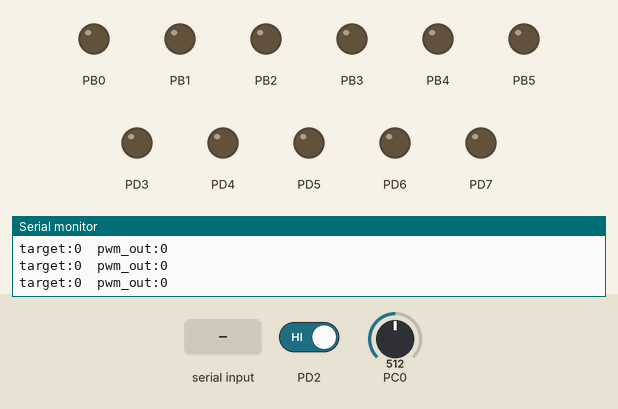
Simulated run of this program. Board: ATmega328P, built with avr-gcc and emulated at 8 MHz. On the bench: output pins drawn as LEDs (lit = HIGH), the last lines printed to the serial monitor. Dashed ring = blinking. Inputs (shaded band) come from the test bench; at power-on: PD2 HIGH, PC0 = 512.

Above: at 1.2 s.
1.3 s: "30,150\n" received over Serial
At 1.52 s:
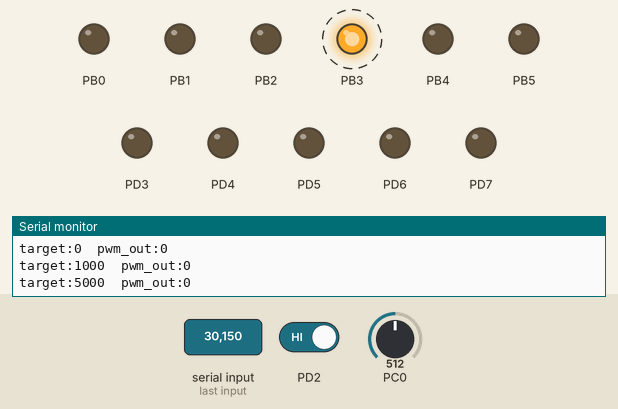
3.0 s: PD2 driven LOW
At 4.3 s:
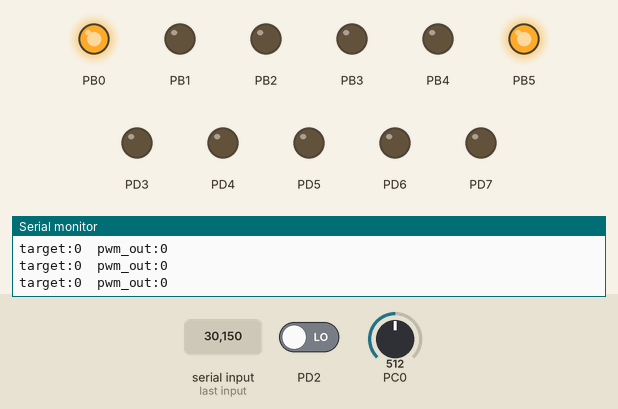
Timing chart, 0 to 6.0 s (numbered marks = the images above; inputs shaded):
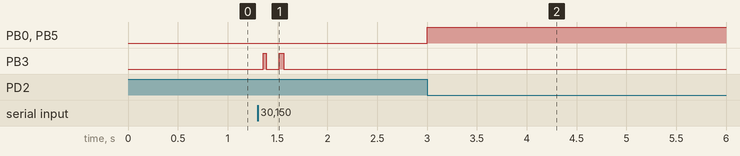

Measured:
- after the input at 1.3 s, PB3: alternates HIGH for 0.04 s and LOW for 0.13 s, 4 changes in all, then stays LOW, starting after 0.06 s
- after the input at 3.0 s, PB0, PB5: LOW → HIGH at once

The program:

main.c
```c
/*
 * main.c
 *
 *  Created on: 26.4.2014
 *      Author: Ville
 */

#include <stdlib.h>
#include <stdio.h>
#include <stdint.h>
#include <string.h>
#include <avr/io.h>
#include <avr/interrupt.h>
#include "globaldef.h"
#include "serial.h"
#include "pid.h"

/* Pause feature */
static volatile bool        m_paused = false;
#define pause_led_on()      do{PORTB |= (1 << 5);}while(0)
#define pause_led_off()     do{PORTB &= ~(1 << 5);}while(0)

/* Clear pin on compare match */
#define output_disable()    do{TCCR2A &= ~(1 << COM2A1);}while(0)
#define output_enable()     do{TCCR2A |= (1 << COM2A1);}while(0)

/* PWM/PID values */
#define max(a, b)           ((a) > (b) ? (a) : (b))
#define min(a, b)           ((a) < (b) ? (a) : (b))
#define adc_ref_mv          5000u
#define adc_max             1024u
#define adc_to_mv(adc)      adc == 0 ? 0 : \
                            ((uint32_t)((uint32_t)(adc) * adc_ref_mv) / adc_max)
#define pwm_max_volt        5000u
#define pwm_max_value       255u
#define mv_to_pwm(mv)       mv == 0 ? 0 : \
                            ((uint32_t)((uint32_t)(mv) * pwm_max_value) / pwm_max_volt)
#define pwm_fb_enable()     do{ADCSRA |= (1 << ADIE); ADCSRA |= (1 << ADSC);}while(0)
#define pwm_fb_disable()    do{ADCSRA &= ~(1 << ADIE);}while(0)

/* Target voltage in millivolts */
static volatile int16_t     m_pwm_target_value = 0;
static volatile uint8_t     m_pwm_set_value = 0;
static volatile uint8_t     m_print_buf[256];
static pidData_t            m_pid;

void serve_serial(void)
{
    uint8_t pwm_set_latch = 0, len = 0;
    int16_t ch = serial_read();
    if(ch >= '0' && ch <= '5')
    {
        int16_t new_target = ch - '0';
        if(new_target != m_pwm_target_value)
        {
            __disable_irq();
            pid_Reset_Integrator(&m_pid);
            m_pwm_target_value = new_target * 1000u;
            __enable_irq();
        }
    }
    /* For some mysterious reason INT0 starts oscillating on
     * rising edge, when PORTD 2 is driven (serial TX) */
    __disable_irq();
    pwm_set_latch = m_pwm_set_value;
    __enable_irq();
    len = snprintf((char*)m_print_buf,
                   sizeof(m_print_buf),
                   "target:%u\t"
                   "pwm_out:%u\n",
                   m_pwm_target_value,
                   pwm_set_latch);
    serial_write((void*)m_print_buf, len);
}

void init(void)
{
    /* GPIO
     * PORTD :
     * 7: OUT (GPI0)
     * 6: OUT (GPIO)
     * 5: OUT (GPIO)
     * 4: OUT (GPIO)
     * 3: OUT (GPIO)
     * 2: IN  (INT0)
     * 1: OUT (UART TXD)
     * 0: IN  (UART RXD) */
    PORTD = 0;
    DDRD = 0b11111010;

    /* PORTB :
     * 7: IN  (XTAL)
     * 6: IN  (XTAL)
     * 5: OUT (LED0)
     * 4: OUT (GPIO)
     * 3: OUT (PWM)
     * 2: OUT (GPIO)
     * 1: OUT (GPIO)
     * 0: OUT (GPIO)
     */
    PORTB = 0;
    DDRB = 0b00111111;

    /* PORTC :
     * 7: NC
     * 6: IN (RST)
     * 5: IN (ADC5)
     * 4: IN (ADC4)
     * 3: IN (ADC3)
     * 2: IN (ADC2)
     * 1: IN (ADC1)
     * 0: IN (ADC0)
     */
    PORTC = 0;
    DDRC = 0b00000000;

    /* INT0 Pin:
     * Falling edge triggers interrupt */
    EIFR |= 0x01;
    EICRA = (1 << ISC01);
    EIMSK = 0x01;
    pause_led_off();

    /* TIMER2 (Fast PWM)
     * Reset timer count
     * Set PWM to 0
     * Enable COMPA interrupt
     * Start timer: No prescaler */
    output_disable();
    TCNT2 = 0;
    OCR2A = 0;
    TIFR2 |= (1 << OCF2A);
    TIMSK2 |= ((1 << OCIE2A) | (1 << TOIE2));
    TCCR2A = ((1 << WGM21) | (1 << WGM20));
    TCCR2B = ((1 << CS20));

    /* ADC
     * Set AD prescaler to 128
     * PWM LPF feedback is connected to ADC channel 0
     * ADC free running mode (triggered by TIM2 ofv)
     * Measures the output voltage of PWM LPF
     * Interrupt for conversion ready
     * ISR runs PID, which sets value for CC2A */
    pwm_fb_disable();
    ADMUX = (1 << REFS0);
    ADCSRA = ((1 << ADEN) |
              (1 << ADPS2) |
              (1 << ADPS1) |
              (1 << ADPS0));
    ADCSRB = 0;
    DIDR0 = (1 << ADC0D);
    ADCSRA |= (1 << ADSC);
    ADCSRA |= (1 << ADSC);
}

#define K_P 1.0
#define K_I 0.3
#define K_D 1.0

int main(void)
{
    /* Initialize everything before enabling output */
    init();
    serial_init();
    pid_Init(K_P * SCALING_FACTOR,
             K_I * SCALING_FACTOR,
             K_D * SCALING_FACTOR,
             &m_pid);
    /* Finally enable output */
    pwm_fb_enable();
    output_enable();
    __enable_irq();
    while(1)
    {
        serve_serial();
    }
    return 0;
}

ISR(ADC_vect)
{
    uint8_t pwm = 0;
    uint16_t ad_mv;
    int16_t pid_out;
    /* Value is right adjusted */
    ad_mv = ADC;
    ad_mv = adc_to_mv(ad_mv);
    pid_out = pid_Controller(m_pwm_target_value,
                             ad_mv,
                             &m_pid);
    if(pid_out < 0)
    {
        /* Can't drive negative values */
        pid_out = 0;
    }
    /* No reason to set over maximum voltage */
    pid_out = min(pid_out, pwm_max_volt);
    pwm = mv_to_pwm(pid_out);
    m_pwm_set_value = pwm;
    /* Start new conversion */
    ADCSRA |= (1 << ADSC);
}

ISR(INT0_vect)
{
    PORTB ^= 0x01;
    if(m_paused)
    {
        /* Resume */
        pause_led_off();
        output_enable();
        pwm_fb_enable();
    }
    else
    {
        /* Pause */
        pause_led_on();
        pwm_fb_disable();
        output_disable();
    }
    m_paused = !m_paused;
}

EMPTY_INTERRUPT(TIMER2_COMPA_vect);
ISR(TIMER2_OVF_vect)
{
    /* Set new PWM period when timer count resets */
    OCR2A = m_pwm_set_value;
}
```

globaldef.h
```c
/*
 * globaldef.h
 *
 *  Created on: 27.4.2014
 *      Author: Ville
 */

#ifndef GLOBALDEF_H_
#define GLOBALDEF_H_

#ifndef __cplusplus
#undef false
#undef true
#undef bool
typedef enum {false, true} bool;
#endif

#define __enable_irq()          sei()
#define __disable_irq()         cli()

#endif /* GLOBALDEF_H_ */
```

pid.c
```c
/*This file has been prepared for Doxygen automatic documentation generation.*/
/*! \file *********************************************************************
 *
 * \brief General PID implementation for AVR.
 *
 * Discrete PID controller implementation. Set up by giving P/I/D terms
 * to Init_PID(), and uses a struct PID_DATA to store internal values.
 *
 * - File:               pid.c
 * - Compiler:           IAR EWAAVR 4.11A
 * - Supported devices:  All AVR devices can be used.
 * - AppNote:            AVR221 - Discrete PID controller
 *
 * \author               Atmel Corporation: http://www.atmel.com \n
 *                       Support email: avr@atmel.com
 *
 * $Name$
 * $Revision: 456 $
 * $RCSfile$
 * $Date: 2006-02-16 12:46:13 +0100 (to, 16 feb 2006) $
 *****************************************************************************/

#include "pid.h"
#include "stdint.h"

/*! \brief Initialisation of PID controller parameters.
 *
 *  Initialise the variables used by the PID algorithm.
 *
 *  \param p_factor  Proportional term.
 *  \param i_factor  Integral term.
 *  \param d_factor  Derivate term.
 *  \param pid  Struct with PID status.
 */
void pid_Init(int16_t p_factor,
              int16_t i_factor,
              int16_t d_factor,
              struct PID_DATA *pid)
// Set up PID controller parameters
{
    // Start values for PID controller
    pid->sumError = 0;
    pid->lastProcessValue = 0;
    // Tuning constants for PID loop
    pid->P_Factor = p_factor;
    pid->I_Factor = i_factor;
    pid->D_Factor = d_factor;
    // Limits to avoid overflow
    pid->maxError = MAX_INT / (pid->P_Factor + 1);
    pid->maxSumError = MAX_I_TERM / (pid->I_Factor + 1);
}

/*! \brief PID control algorithm.
 *
 *  Calculates output from setpoint, process value and PID status.
 *
 *  \param setPoint  Desired value.
 *  \param processValue  Measured value.
 *  \param pid_st  PID status struct.
 */
int16_t pid_Controller(int16_t setPoint,
                       int16_t processValue,
                       struct PID_DATA *pid_st)
{
    int16_t error, p_term, d_term;
    int32_t i_term, ret, temp;

    error = setPoint - processValue;

    // Calculate Pterm and limit error overflow
    if(error > pid_st->maxError)
    {
        p_term = MAX_INT;
    }
    else if(error < -pid_st->maxError)
    {
        p_term = -MAX_INT;
    }
    else
    {
        p_term = pid_st->P_Factor * error;
    }

    // Calculate Iterm and limit integral runaway
    temp = pid_st->sumError + error;
    if(temp > pid_st->maxSumError)
    {
        i_term = MAX_I_TERM;
        pid_st->sumError = pid_st->maxSumError;
    }
    else if(temp < -pid_st->maxSumError)
    {
        i_term = -MAX_I_TERM;
        pid_st->sumError = -pid_st->maxSumError;
    }
    else
    {
        pid_st->sumError = temp;
        i_term = pid_st->I_Factor * pid_st->sumError;
    }

    // Calculate Dterm
    d_term = pid_st->D_Factor * (pid_st->lastProcessValue - processValue);

    pid_st->lastProcessValue = processValue;

    ret = (p_term + i_term + d_term) / SCALING_FACTOR;
    if(ret > MAX_INT)
    {
        ret = MAX_INT;
    }
    else if(ret < -MAX_INT)
    {
        ret = -MAX_INT;
    }

    return ((int16_t) ret);
}

/*! \brief Resets the integrator.
 *
 *  Calling this function will reset the integrator in the PID regulator.
 */
void pid_Reset_Integrator(pidData_t *pid_st)
{
    pid_st->sumError = 0;
}
```

pid.h
```c
/*This file has been prepared for Doxygen automatic documentation generation.*/
/*! \file *********************************************************************
 *
 * \brief Header file for pid.c.
 *
 * - File:               pid.h
 * - Compiler:           IAR EWAAVR 4.11A
 * - Supported devices:  All AVR devices can be used.
 * - AppNote:            AVR221 - Discrete PID controller
 *
 * \author               Atmel Corporation: http://www.atmel.com \n
 *                       Support email: avr@atmel.com
 *
 * $Name$
 * $Revision: 456 $
 * $RCSfile$
 * $Date: 2006-02-16 12:46:13 +0100 (to, 16 feb 2006) $
 *****************************************************************************/

#ifndef PID_H
#define PID_H

#include "stdint.h"

#define SCALING_FACTOR  4

/*! \brief PID Status
 *
 * Setpoints and data used by the PID control algorithm
 */
typedef struct PID_DATA
{
    //! Last process value, used to find derivative of process value.
    int16_t lastProcessValue;
    //! Summation of errors, used for integrate calculations
    int32_t sumError;
    //! The Proportional tuning constant, multiplied with SCALING_FACTOR
    int16_t P_Factor;
    //! The Integral tuning constant, multiplied with SCALING_FACTOR
    int16_t I_Factor;
    //! The Derivative tuning constant, multiplied with SCALING_FACTOR
    int16_t D_Factor;
    //! Maximum allowed error, avoid overflow
    int16_t maxError;
    //! Maximum allowed sumerror, avoid overflow
    int32_t maxSumError;
} pidData_t;

/*! \brief Maximum values
 *
 * Needed to avoid sign/overflow problems
 */
// Maximum value of variables
#define MAX_INT         INT16_MAX
#define MAX_LONG        INT32_MAX
#define MAX_I_TERM      (MAX_LONG / 2)

// Boolean values
#define FALSE           0
#define TRUE            1

void pid_Init(int16_t p_factor,
              int16_t i_factor,
              int16_t d_factor,
              struct PID_DATA *pid);
int16_t pid_Controller(int16_t setPoint,
                       int16_t processValue,
                       struct PID_DATA *pid_st);
void pid_Reset_Integrator(pidData_t *pid_st);

#endif
```

ringbuffer.h
```c
#ifndef RINGBUFFER_H_
#define RINGBUFFER_H_

/*----------------------------------------------------------------------------
 Notes:
 The length of the receive and transmit buffers must be a power of 2.
 Each buffer has a next_in and a next_out index.
 If next_in = next_out, the buffer is empty.
 (next_in - next_out) % buffer_size = the number of characters in the buffer.
 *----------------------------------------------------------------------------*/
#define RECEIVE_BUFFER   128

#if RECEIVE_BUFFER < 2
#error RECEIVE_BUFFER is too small.  It must be larger than 1.
#elif ((RECEIVE_BUFFER & (RECEIVE_BUFFER-1)) != 0)
#error RECEIVE_BUFFER must be a power of 2.
#endif

typedef struct
{
    uint16_t    in;                    // Next In Index
    uint16_t    out;                   // Next Out Index
    uint8_t     buf[RECEIVE_BUFFER];   // Buffer
} ring_buffer_t;

#define RINGBUFFER_ELEMENTS(p) ((uint16_t)((p).in - (p).out))
/**
 * \file ringbuffer.h
 * Example:
 \code
    static RingBuffer RxBuffer = { 0, 0, };  //tbuf.in = 0 tbuf.out = 0
    #define RECEIVED_ITEMS ((unsigned uint16_t)(RxBuffer.in - RxBuffer.out))

    static void StdioRxHandler(uint8_t ch);

    int16_t StdioReceive(void)
    {
        int16_t ret;
        RingBuffer *p = &RxBuffer;
        EnterCriticalSection();
        if (RECEIVED_ITEMS == 0)
        {
            ret = (-1);
            Buffer
            empty->get
            out
        }
        else
        {
            ret = (p->buf[(p->out++) & (RECEIVE_BUFFER - 1)]);
        }
        ExitCriticalSection();
        return ret;
    }

    static void StdioRxHandler(uint8_t ch)
    {
        RingBuffer *p = &RxBuffer;
        if (((p->in - p->out) & ~(RECEIVE_BUFFER - 1)) == 0)
        {
            p->buf[p->in & (RECEIVE_BUFFER - 1)] = (uint8_t) (ch & 0xFF);
            p->in++;
        }
    }
 \endcode
*/
#endif /* RINGBUFFER_H_ */
```

serial.c
```c
/*
 * serial.c
 *
 *  Created on: 27.4.2014
 *      Author: Ville
 */

#include <avr/io.h>
#include <avr/interrupt.h>
#include "ringbuffer.h"
#include "globaldef.h"
#include "serial.h"

#define MCU_FREQUENCY           16000000ul
#define BAUDRATE                9600ul
#define PRESCALER(BAUD, FREQ)   ((FREQ / (BAUD * 16u)) - 1)

static ring_buffer_t            uart_rx_buf = {0, 0, };

void serial_init(void)
{
    /* UART:
     * Disable U2X bit (don't double transmission speed)
     * Enable 8bit mode for transmit
     * Enable trasnitter, receiver and character received interrupt */
    UBRR0 = PRESCALER(BAUDRATE, MCU_FREQUENCY);
    UCSR0A = 0xFC;
    UCSR0C = ((1 << UCSZ01) | (1 << UCSZ00));
    UCSR0B = ((1 << RXEN0) | (1 << TXEN0) | (1 << RXCIE0));
}

int16_t serial_read(void)
{
    int16_t ret;
    ring_buffer_t *p = &uart_rx_buf;
    __disable_irq();
    if (RINGBUFFER_ELEMENTS(*p) == 0)
    {
        /* Buffer empty */
        ret = (-1);
    }
    else
    {
        /* Return item from tail */
        ret = (p->buf[(p->out++) & (RECEIVE_BUFFER - 1)]);
    }
    __enable_irq();
    return ret;
}

void serial_write(void * buf,
                  uint8_t len)
{
    uint8_t * p = (uint8_t*) buf;
    while(len-- != 0)
    {
        while((UCSR0A & (1 << UDRE0)) == 0)
        {
        }
        UDR0 = *p++;
    }
}

ISR(USART_RX_vect)
{
    ring_buffer_t *p = &uart_rx_buf;
    /* Read byte regardless of buffer state (clears the pending IRQ) */
    uint8_t ch = UDR0;
    /* Is there room in buffer ? */
    if (((p->in - p->out) & ~(RECEIVE_BUFFER - 1)) == 0)
    {
        /* Insert new item to head */
        p->buf[p->in & (RECEIVE_BUFFER - 1)] = (uint8_t) (ch & 0xFF);
        p->in++;
    }
}
```

serial.h
```c
/*
 * serial.h
 *
 *  Created on: 27.4.2014
 *      Author: Ville
 */

#ifndef SERIAL_H_
#define SERIAL_H_

void serial_init(void);
void serial_write(void * buf,
                  uint8_t len);
int16_t serial_read(void);

#endif /* SERIAL_H_ */
```
